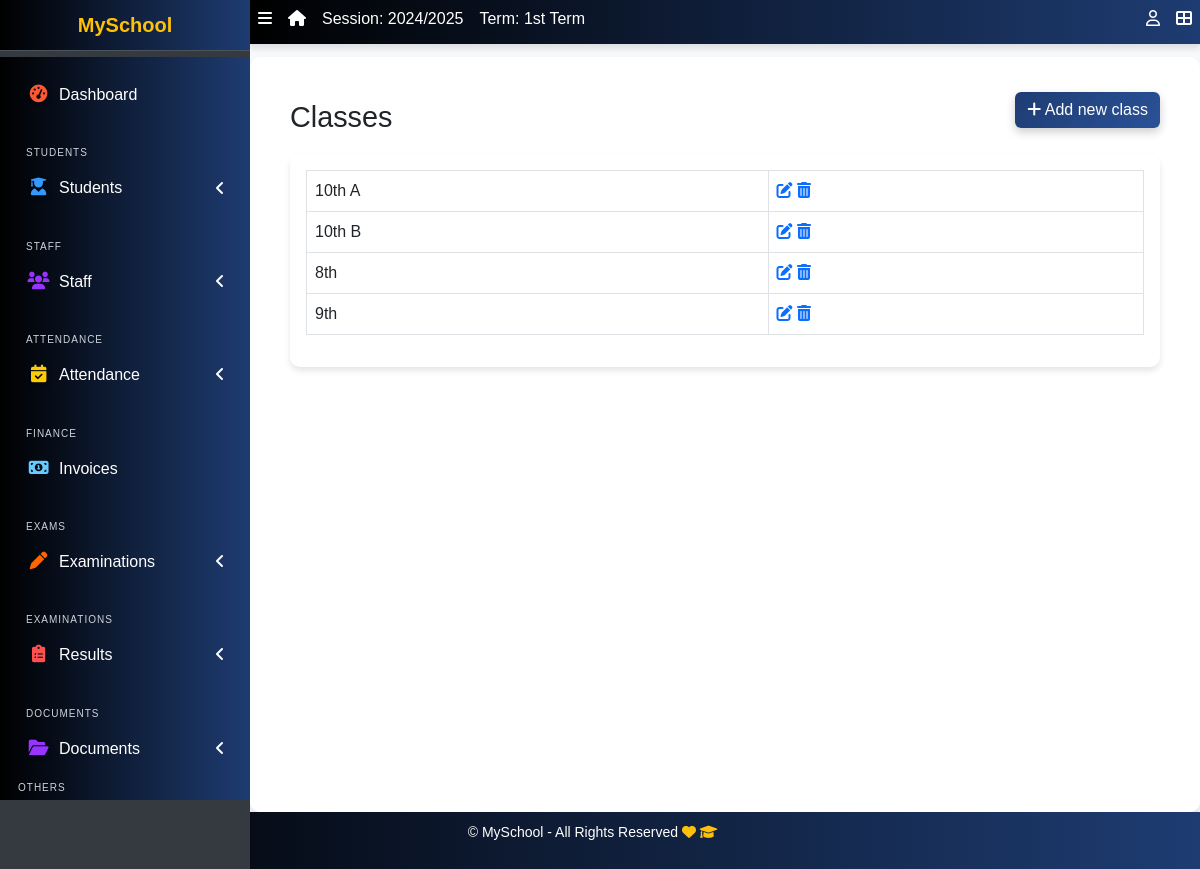
Screenshot of /class/list/ (signed in) with the database file from the repository.
### apps/corecode/models.py (models this page shows, shortened)
class AcademicSession(models.Model):
    name = models.CharField(max_length=200, unique=True)
    current = models.BooleanField(default=True)
    class Meta:
        ordering = ["-name"]

class AcademicTerm(models.Model):
    name = models.CharField(max_length=20, unique=True)
    current = models.BooleanField(default=True)
    class Meta:
        ordering = ["name"]

class StudentClass(models.Model):
    name = models.CharField(max_length=200, unique=True)
    class Meta:
        verbose_name = "Class"
        verbose_name_plural = "Classes"
        ordering = ["name"]
    def __str__(self):
        return self.name

### apps/corecode/views.py (the view)
# urls.py: path("class/list/", ClassListView.as_view(), name="classes"),
class ClassListView(LoginRequiredMixin, SuccessMessageMixin, ListView):
    model = StudentClass
    template_name = "corecode/class_list.html"
    def get_context_data(self, **kwargs):
        context = super().get_context_data(**kwargs)
        context["form"] = StudentClassForm()
        return context

### apps/corecode/context_processors.py (called while the page is built)
def site_defaults(request):
    current_session = AcademicSession.objects.get(current=True)
    current_term = AcademicTerm.objects.get(current=True)
    vals = SiteConfig.objects.all()
    contexts = {
        "current_session": current_session.name,
        "current_term": current_term.name,
    }
    for val in vals:
        contexts[val.key] = val.value
    return contexts

### apps/corecode/templates/corecode/class_list.html (shortened to what this page needs)
{% extends 'base.html' %}
{% load widget_tweaks %}
{% block title %}
Classes
{% endblock title %}
{% block breadcrumb %}
  <a class="btn btn-primary" href="#" data-toggle="modal" data-target="#modal1">
    <i class="fa fa-plus"></i>
    Add new class
  </a>
{% endblock breadcrumb %}
{% block content %}
  <div class="row">
    <div class="col-sm-12">
        <table class="table table-bordered">
          <tbody>
            {% for object in object_list %}
            <tr>
              <td>{{ object }}</td>
              <td><a href="{% url 'class-update' object.id %}"><i
                    class="fa fa-edit"></i></a> <a
                  href="{% url 'class-delete' object.id %}"><i
                    class="fa fa-trash-alt"></i></a></td>
            </tr>
            {% endfor %}
          </tbody>
        </table>
    </div>
  </div>
{% endblock content %}

### templates/base.html (shortened to what this page needs)
{% load static %}
<!DOCTYPE html>
<html lang="en">
<head>
  <link rel="stylesheet" href="{% static 'plugins/fontawesome-free/css/all.min.css' %}">
  <link rel="stylesheet" href="{% static 'plugins/toastr/toastr.min.css' %}">
<link rel="stylesheet" href="https://cdn.jsdelivr.net/npm/bootstrap-icons/font/bootstrap-icons.css">
  <link rel="stylesheet"
    href="{% static 'plugins/overlayScrollbars/css/OverlayScrollbars.min.css' %}">
  <link rel="stylesheet" href="{% static 'plugins/Datatables/datatables.min.css' %}" />
  <link rel="stylesheet" href="{% static 'dist/css/adminlte.min.css' %}">
  <link rel="stylesheet" href="{% static 'dist/css/style.css' %}">
  <link rel="stylesheet" href="https://cdnjs.cloudflare.com/ajax/libs/font-awesome/6.0.0-beta3/css/all.min.css">
  <link rel="stylesheet" href="https://cdn.jsdelivr.net/npm/bootstrap@5.3.0/dist/css/bootstrap.min.css">
</head>
<body
  class="hold-transition sidebar-mini layout-fixed layout-navbar-fixed layout-footer-fixed">
  <div class="wrapper">
    <nav class="main-header navbar navbar-expand navbar-dark">
      <ul class="navbar-nav">
        <li class="nav-item">
          <a class="nav-link" data-widget="pushmenu" href="#" role="button"><i
              class="fas fa-bars"></i></a>
        </li>
        <li class="nav-item d-none d-sm-inline-block">
          <a href="{% url 'home' %} " class="nav-link"><i class="fa fa-home"></i></a>
        </li>
        <li class="nav-item d-none d-sm-inline-block">
          <a href="{% url 'current-session' %}" class="nav-link">Session: {{ current_session }}</a>
        </li>
        <li class="nav-item d-none d-sm-inline-block">
          <a href="{% url 'current-session' %}" class="nav-link">Term: {{ current_term }}</a>
        </li>
      </ul>
      <ul class="navbar-nav ml-auto">
        <li class="nav-item dropdown">
          <a class="nav-link" data-toggle="dropdown" href="#">
            <i class="far fa-user"></i>
          </a>
        </li>
        <li class="nav-item">
          <a class="nav-link" data-widget="control-sidebar" data-slide="true"
            href="#" role="button"><i class="fas fa-th-large"></i></a>
        </li>
      </ul>
    </nav>
    <aside class="main-sidebar sidebar-dark-primary">
      <a href="{% url 'home' %}" class="brand-link">{{ profile.college_name | default:"MySchool" }}</a>
<div class="sidebar">
  <nav class="mt-2">
      <ul class="nav nav-pills nav-sidebar flex-column" data-widget="treeview" role="menu" data-accordion="false">
          <li class="nav-item">
              <a href="{% url 'home' %}" class="nav-link {% if request.resolver_match.url_name == 'home' %}active{% endif %}">
                  <i class="nav-icon fas fa-tachometer-alt" style="color: #ff5733; text-shadow: 2px 2px 5px rgba(0, 0, 0, 0.3);"></i>
                  <p>Dashboard</p>
              </a>
          </li>
          <li class="nav-header">Students</li>
          <li class="nav-item has-treeview  {% if request.resolver_match.url_name in 'student-list student-create student-details  ' %}menu-open{% endif %}">
              <a href="#" class="nav-link  " >
                  <i class="nav-icon fas fa-user-graduate" style="color: #3399ff; text-shadow: 2px 2px 5px rgba(0, 0, 0, 0.3);"></i>
                  <p>Students<i class="fas fa-angle-left right"></i></p>
              </a>
          </li>
          <li class="nav-header">Staff</li>
          <li class="nav-item has-treeview  {% if request.resolver_match.url_name in 'staff-list non-teaching-staffs-list' %}menu-open{% endif %}">
              <a href="#" class="nav-link">
                  <i class="nav-icon fas fa-users" style="color: #9933ff;"></i>
                  <p>Staff<i class="fas fa-angle-left right"></i></p>
              </a>
          </li>
          <li class="nav-header">Attendance</li>
            <li class="nav-item has-treeview {% if request.resolver_match.url_name in 'attendance_list' %}menu-open{% endif %}">
                <a href="#" class="nav-link">
                    <i class="nav-icon fas fa-calendar-check" style="color: #ffcc00; text-shadow: 2px 2px 5px rgba(0, 0, 0, 0.3);"></i>
                    <p>Attendance<i class="fas fa-angle-left right"></i></p>
                </a>
            </li>
          <li class="nav-header">Finance</li>
          <li class="nav-item">
              <a href="{% url 'invoice-list' %}" class="nav-link">
                  <i class="nav-icon fas fa-money-bill-alt" style="color: #66ccff;"></i>
                  <p>Invoices</p>
              </a>
          </li>
          <li class="nav-header">Exams</li>
          <li class="nav-item has-treeview">
              <a href="#" class="nav-link">
                  <i class="nav-icon fas fa-pen" style="color: #ff6600; text-shadow: 2px 2px 5px rgba(0, 0, 0, 0.3);"></i>
                  <p>Examinations<i class="fas fa-angle-left right"></i></p>
              </a>
          </li>
          <li class="nav-header">Examinations</li>
          <li class="nav-item has-treeview">
              <a href="#" class="nav-link">
                  <i class="nav-icon fas fa-clipboard-list" style="color: #ff5050;"></i>
                  <p>Results<i class="fas fa-angle-left right"></i></p>
              </a>
          </li>
          <li class="nav-header">Documents</li>
          <li class="nav-item has-treeview">
              <a href="#" class="nav-link">
                  <i class="nav-icon fas fa-folder-open" style="color: #9933ff; text-shadow: 2px 2px 5px rgba(0, 0, 0, 0.3);"></i>
                  <p>Documents<i class="fas fa-angle-left right"></i></p>
              </a>
          </li>
          <ul class="nav nav-pills nav-sidebar flex-column" data-widget="treeview" role="menu" data-accordion="false">
            <li class="nav-header">Others</li>
        </ul>
      </ul>
  </nav>
</div>
    </aside>
    <div class="content-wrapper">
      <section class="content-header">
        <div class="container-fluid">
          <div class="row mb-1">
            <div class="col-sm-8">
              <h1>{% block title %}{% endblock title %}</h1>
            </div>
            <div class="col-sm-4">
              <ol class="breadcrumb float-sm-right">
                <li class="breadcrumb-item">{% block breadcrumb %}{% endblock breadcrumb %}</li>
              </ol>
            </div>
          </div>
        </div>
      </section>
      <section class="content" >
        <div class="container-fluid">
          <div class="row">
            <div class="col-md-12">
              {% block fullcard %}
              <div class="card">
                <div class="card-body">
                  <div class="row">
                    <div class="col">
                      {% block content %}
                      {% endblock content %}
                    </div>
                  </div>
                </div>
              </div>
              {% endblock fullcard %}
            </div>
          </div>
        </div>
      </section>
    </div>
    <footer class="footer">
      <p>&copy; {{ site_config.schoolname | default:"MySchool" }} - All Rights Reserved
      <i class="fas fa-heart"></i>
      <i class="fas fa-graduation-cap"></i>
  </div>
</body>
</html>

### templates/base.html (style rules this page uses)
body { font-family: 'Poppins', sans-serif; background-color: #f8f9fa; }
.wrapper { display: flex; flex-direction: column; min-height: 100vh; }
.navbar { background: linear-gradient(90deg, black, #1E3C72); color: white; box-shadow: 0 4px 6px rgba(0, 0, 0, 0.1); height: 45px; display: flex; align-items: center; }
.navbar .nav-link { color: white !important; padding: 5px 10px; transition: color 0.3s ease, transform 0.3s ease; text-decoration: none; }
.sidebar { background: linear-gradient(90deg, black, #1E3C72); color: white; height: calc(100vh - 50px); width: 250px; overflow-y: auto; padding: 10px; scrollbar-width: thin; scrollbar-color: #495057 #212529; }
.sidebar .nav-link { color: white !important; padding: 8px 15px; border-radius: 5px; transition: color 0.3s ease, background 0.3s ease, transform 0.3s ease; text-decoration: none; }
.sidebar .nav-header { color: #ced4da; font-weight: lighter; margin-top: 0rem; text-transform: uppercase; letter-spacing: 1px; font-size: 10px; }
.content-wrapper { flex: 1; padding: 20px; background-color: #ffffff; border-radius: 10px; box-shadow: 0 4px 6px rgba(0, 0, 0, 0.1); }
.card { border: none; border-radius: 10px; box-shadow: 0 4px 6px rgba(0, 0, 0, 0.1); transition: transform 0.3s ease, box-shadow 0.3s ease; }
.breadcrumb { background: transparent; }
.breadcrumb-item a { color: #4e54c8; text-decoration: none; transition: color 0.3s ease; }
.footer { background: linear-gradient(90deg, black, #1E3C72); color: white; text-align: center; padding: 10px 0; font-size: 14px; display: flex; justify-content: center; align-items: center; gap: 15px; }
.footer i { color: #ffc107; transition: transform 0.3s ease; }
.brand-link { background: linear-gradient(90deg, black, #1E3C72); color: white !important; text-align: center; font-weight: bold; padding: 10px; text-decoration: none; display: block; }

### rows the page displays
AcademicSession: name "2024/2025"
AcademicTerm: name "1st Term"
StudentClass: name "10th A"
StudentClass: name "10th B"
StudentClass: name "8th"
StudentClass: name "9th"

### other values shown
{{ profile.college_name | default:"MySchool" }} "MySchool"
{{ site_config.schoolname | default:"MySchool" }} "MySchool"
